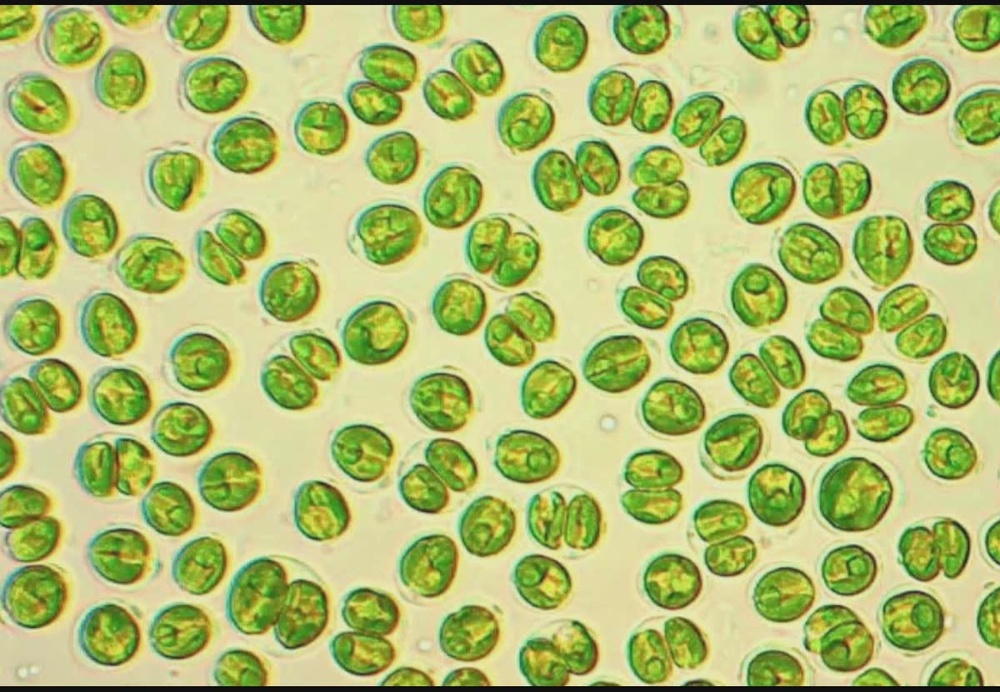
#> input picture AlgaePics/algae1.jpg, 1000 x 692 px, shrunk from 1200 x 830 before the run
$ python part1_5.py
#> lines starting #> are read from the running program, lines starting #| are printed output that depends on the picture; after the words box and inside, x2 and y2 are one past the last pixel; in counts of white or black regions, pixels touching at a corner belong together
import cv2
import numpy as np
print("Package Imported")

algae_list = ['algae1.jpg', 'algae2.jpg', 'algae3.jpg', 'algae4.jpg']

for i, img in enumerate(algae_list):
    algae = cv2.imread("AlgaePics/"+img)
#> algae is the input picture: shape (692, 1000, 3); mean B, G, R 111.5, 188.4, 174.9

    #gray scale------------------------------------
    algae_gray = cv2.cvtColor(algae, cv2.COLOR_BGR2GRAY)
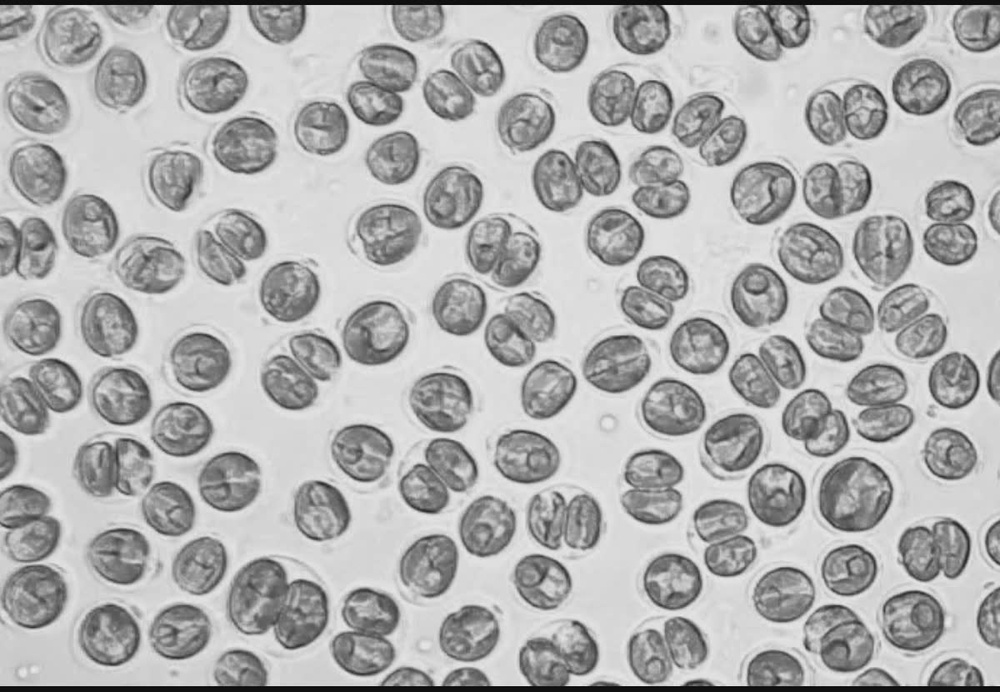
#> algae_gray: shape (692, 1000); min 6, max 239, mean 175.6
    cv2.imwrite("GrayScale/algae"+str(i+1)+"_gray.png",algae_gray)
    #binary------------------------------------
    ret,thresh = cv2.threshold(algae_gray,127,255,cv2.THRESH_BINARY)
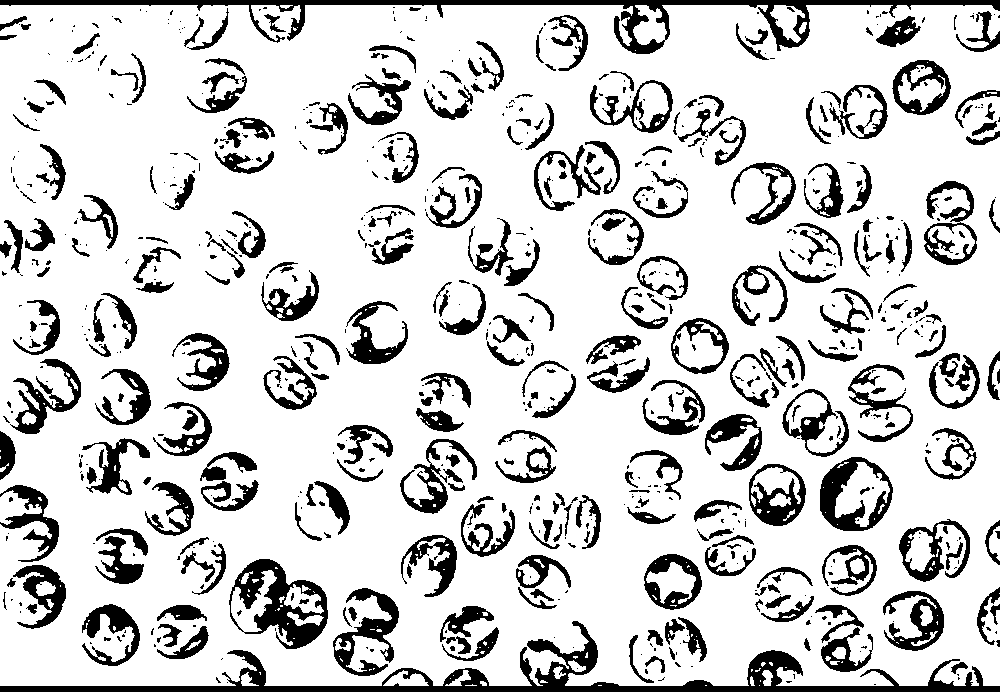
#> thresh: shape (692, 1000); 81.8% white; 782 black regions (447 under 20 px), largest, box (x1, y1, x2, y2) and area: (0, 621, 1000, 692) 10999, (0, 0, 1000, 54) 7696, (229, 559, 328, 649) 3705
    cv2.imwrite("Binary/algae"+str(i+1)+"_binary.png", thresh)
    #Adaptive Thresholding-----------------------------
    th = cv2.adaptiveThreshold(algae_gray,255,cv2.ADAPTIVE_THRESH_MEAN_C,\
                cv2.THRESH_BINARY,11,2)
#> th: shape (692, 1000); 65.9% white; 2892 black regions (2091 under 20 px), largest, box (x1, y1, x2, y2) and area: (0, 0, 1000, 61) 8535, (0, 658, 1000, 692) 6434, (226, 558, 329, 650) 3594
    cv2.imwrite("AdaptiveThresholding/algae"+str(i+1)+"_at.png", th)
    #Adaptive Gaussian Thresholding------------------------------
    agt = cv2.adaptiveThreshold(algae_gray,255,cv2.ADAPTIVE_THRESH_GAUSSIAN_C,\
                cv2.THRESH_BINARY,11,2)
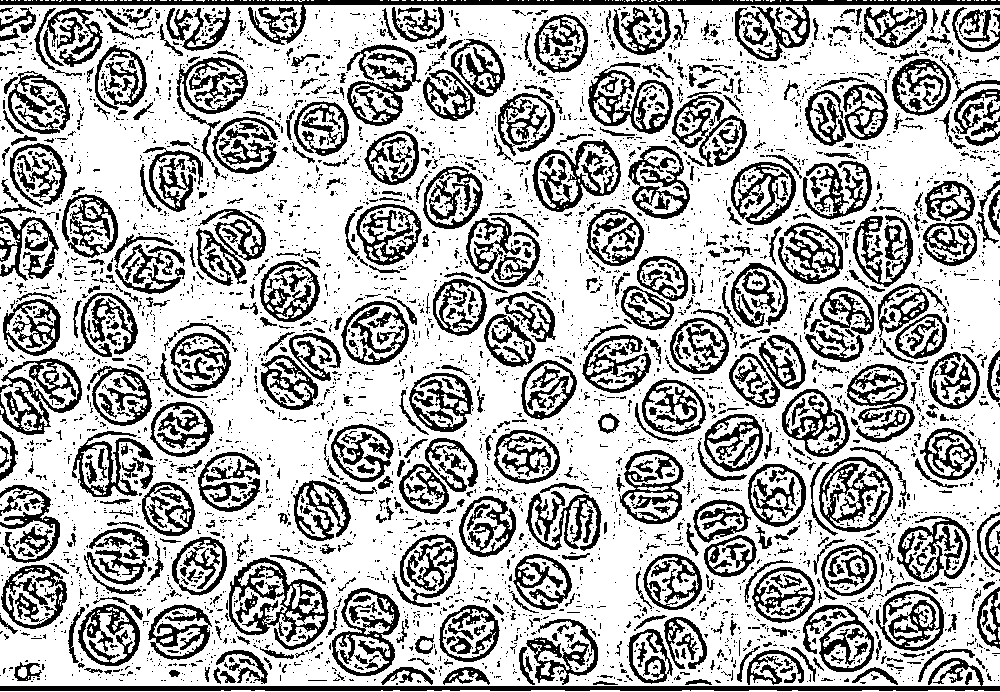
#> agt: shape (692, 1000); 69.3% white; 4738 black regions (3962 under 20 px), largest, box (x1, y1, x2, y2) and area: (0, 0, 1000, 61) 7775, (0, 658, 1000, 691) 5230, (229, 557, 329, 650) 3045
    cv2.imwrite("AdaptiveGausThres/algae"+str(i+1)+"_agt.png", agt)
    #erosion--------------------------------------------
    kernel = np.ones((5,5),np.uint8)
    e = cv2.erode(thresh,kernel,iterations = 1)
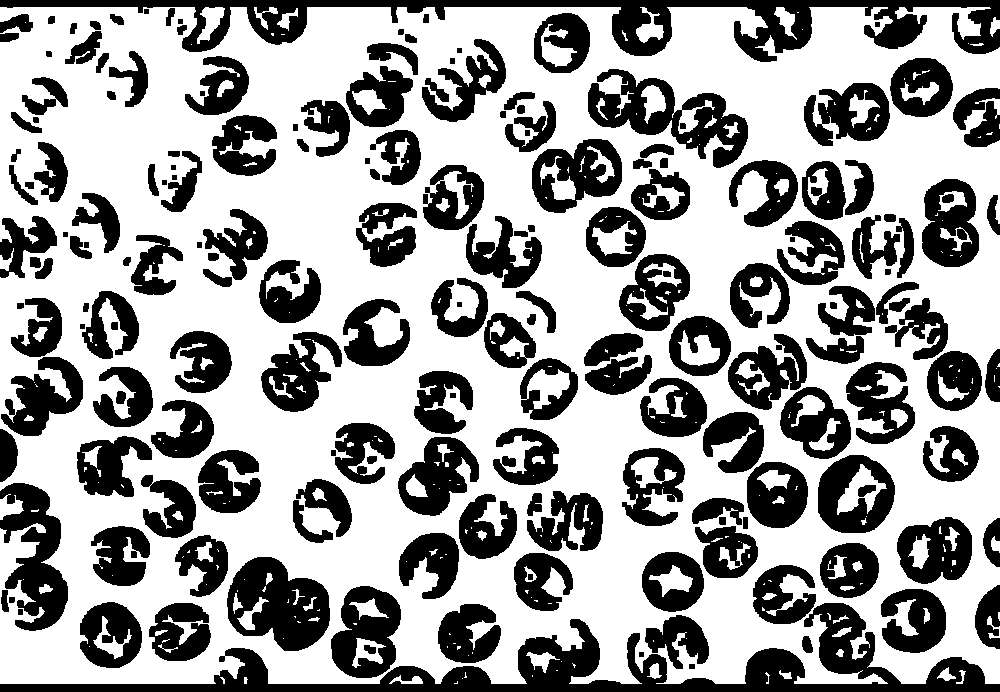
#> e: shape (692, 1000); 62.2% white; 187 black regions, largest, box (x1, y1, x2, y2) and area: (0, 603, 1000, 692) 20734, (0, 0, 1000, 62) 17242, (227, 557, 330, 651) 6237
    cv2.imwrite("Erosion/algae"+str(i+1)+"_erosion.png", e)
    #Dilation-------------------------------------------------
    d = cv2.dilate(thresh,kernel,iterations = 1)
#> d: shape (692, 1000); 96.3% white; 604 black regions (436 under 20 px), largest, box (x1, y1, x2, y2) and area: (0, 672, 1000, 692) 4453, (0, 0, 1000, 11) 3135, (822, 459, 860, 529) 869
    cv2.imwrite("Dilation/algae"+str(i+1)+"_dilation.png", d)
    #Opening--------------------------------------------------
    opening = cv2.morphologyEx(thresh, cv2.MORPH_OPEN, kernel)
#> opening: shape (692, 1000); 78.7% white; 371 black regions (181 under 20 px), largest, box (x1, y1, x2, y2) and area: (0, 621, 1000, 692) 12277, (0, 0, 1000, 60) 10006, (229, 559, 328, 649) 4273
    cv2.imwrite("Opening/algae"+str(i+1)+"_opening.png", opening)
    #closing----------------------------------------------------
    closing = cv2.morphologyEx(thresh, cv2.MORPH_CLOSE, kernel)
#> closing: shape (692, 1000); 89.9% white; 412 black regions (1 under 20 px), largest, box (x1, y1, x2, y2) and area: (0, 650, 1000, 692) 7400, (0, 0, 1000, 13) 5269, (235, 559, 327, 648) 2667
    cv2.imwrite("Closing/algae"+str(i+1)+"_closing.png", closing)
    #Morphological Gradient------------------------------------------------
    gradient = cv2.morphologyEx(thresh, cv2.MORPH_GRADIENT, kernel)
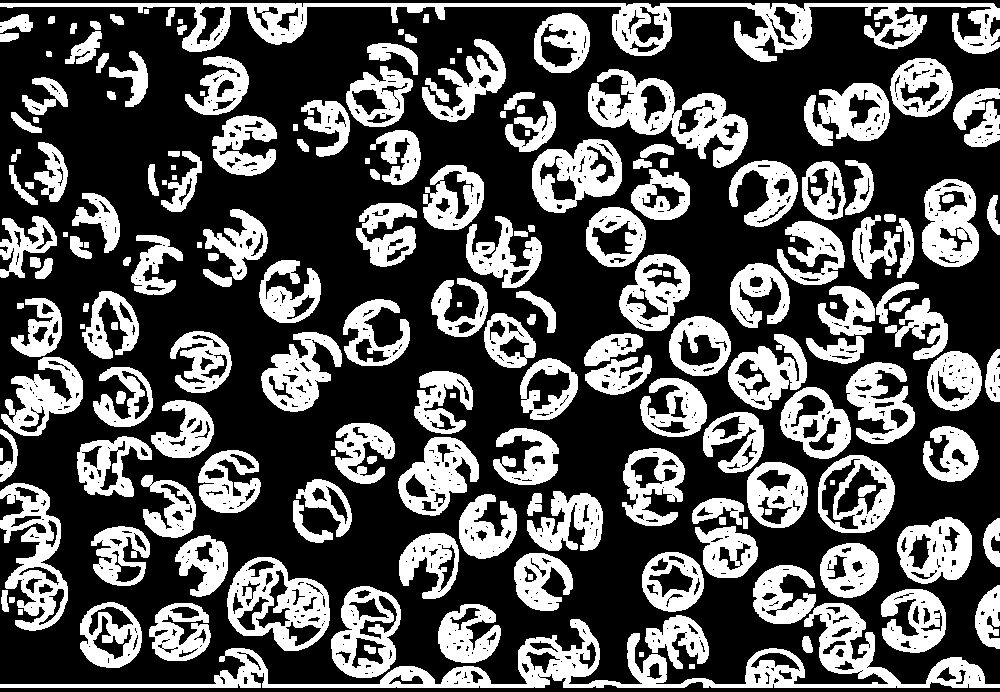
#> gradient: shape (692, 1000); 34.1% white; 190 white regions, largest, box (x1, y1, x2, y2) and area: (0, 603, 1000, 688) 15074, (0, 3, 1000, 62) 13407, (588, 69, 748, 168) 6069
    cv2.imwrite("MorphGradient/algae"+str(i+1)+"_mg.png",gradient)
    #top hat ---------------------------------------------------------------
    tophat = cv2.morphologyEx(thresh, cv2.MORPH_TOPHAT, kernel)
#> tophat: shape (692, 1000); 3.1% white in thin lines or dots
    cv2.imwrite("TopHat/algae"+str(i+1)+"_th.png",tophat)
    #black hat ---------------------------------------------------------------
    blackhat = cv2.morphologyEx(thresh, cv2.MORPH_BLACKHAT, kernel)
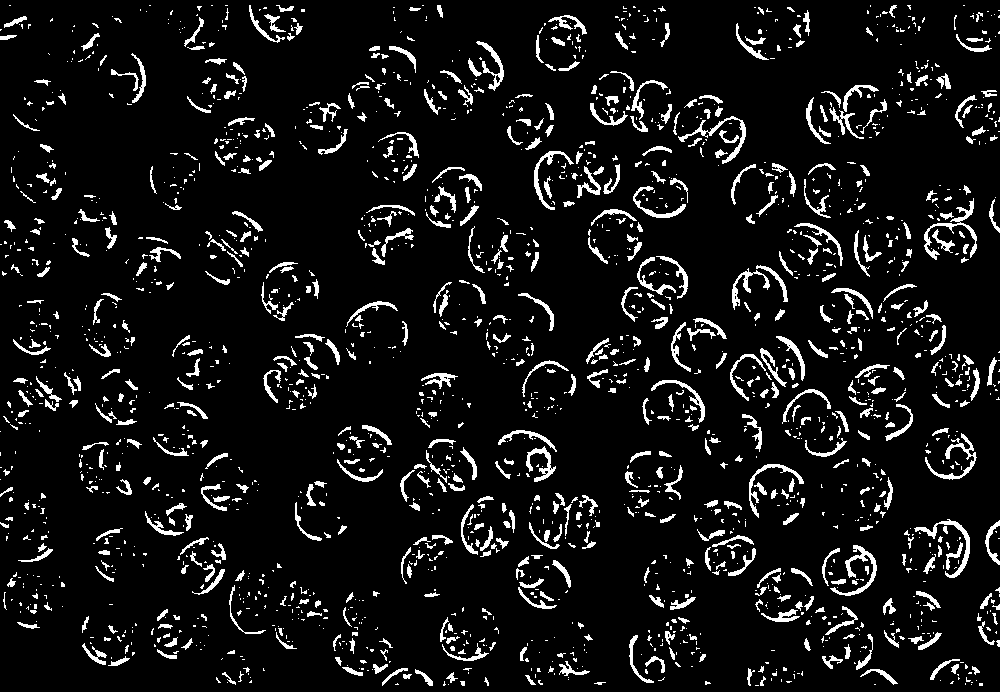
#> blackhat: shape (692, 1000); 8.1% white; 2080 white regions (1402 under 20 px), largest, box (x1, y1, x2, y2) and area: (924, 198, 977, 260) 562, (830, 545, 877, 596) 526, (914, 519, 970, 578) 511
    cv2.imwrite("BlackHat/algae"+str(i+1)+"_bh.png", blackhat)
#> pass 2 of the loop `for i, img in enumerate(algae_list):`:
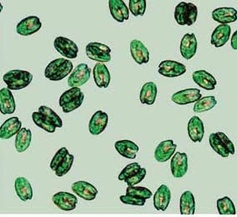
#> input picture AlgaePics/algae2.jpg, 237 x 217 px, shrunk from 284 x 260 before the run
#> algae is the input picture: shape (217, 237, 3); mean B, G, R 161.7, 186.2, 161.6
#> algae_gray: shape (217, 237)
#> `ret,thresh = cv2.threshold(algae_gray,127,255,cv2.THRESH_BINARY)`:
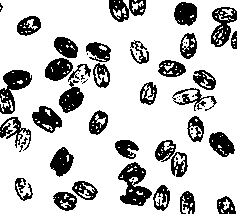
#> thresh: shape (217, 237); 78.6% white; 53 black regions (18 under 20 px), largest, box (x1, y1, x2, y2) and area: (118, 162, 152, 206) 779, (0, 70, 32, 114) 671, (211, 7, 237, 47) 528
#> th: shape (217, 237); 77.5% white; 384 black regions (346 under 20 px), largest, box (x1, y1, x2, y2) and area: (118, 162, 152, 206) 636, (59, 63, 91, 113) 574, (0, 70, 33, 115) 573
#> agt: shape (217, 237); 77.9% white; black in thin lines or dots
#> e: shape (217, 237); 59.3% white; 22 black regions, largest, box (x1, y1, x2, y2) and area: (30, 35, 113, 135) 4170, (113, 138, 172, 213) 2291, (0, 68, 34, 154) 1972
#> d: shape (217, 237); 97.4% white; 50 black regions (37 under 20 px), largest, box (x1, y1, x2, y2) and area: (176, 5, 195, 23) 163, (53, 152, 69, 174) 145, (6, 72, 28, 88) 131
#> opening: shape (217, 237); 72.1% white; 23 black regions (1 under 20 px), largest, box (x1, y1, x2, y2) and area: (45, 37, 111, 113) 2480, (115, 140, 170, 211) 1595, (0, 70, 32, 152) 1454
#> closing: shape (217, 237); 91.3% white; 35 black regions, largest, box (x1, y1, x2, y2) and area: (4, 70, 30, 90) 370, (51, 150, 71, 176) 367, (174, 3, 197, 25) 359
#> gradient: shape (217, 237); 38.1% white; 22 white regions, largest, box (x1, y1, x2, y2) and area: (30, 35, 113, 135) 3655, (113, 138, 172, 213) 2108, (0, 68, 34, 154) 1833
#> tophat: shape (217, 237); 6.5% white in thin lines or dots
#> `blackhat = cv2.morphologyEx(thresh, cv2.MORPH_BLACKHAT, kernel)`:
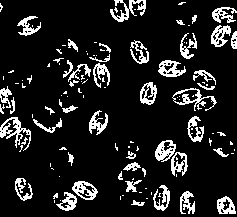
#> blackhat: shape (217, 237); 12.7% white in thin lines or dots
#> pass 3 of the loop `for i, img in enumerate(algae_list):`:
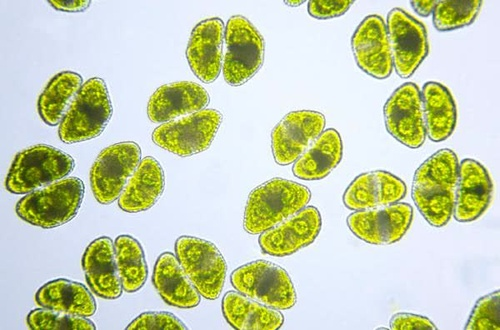
#> input picture AlgaePics/algae3.jpg, 500 x 330 px, shrunk from 600 x 396 before the run
#> algae is the input picture: shape (330, 500, 3); mean B, G, R 172.8, 209.2, 198.4
#> algae_gray: shape (330, 500)
#> `ret,thresh = cv2.threshold(algae_gray,127,255,cv2.THRESH_BINARY)`:
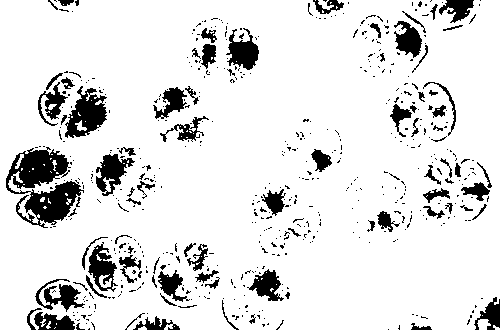
#> thresh: shape (330, 500); 88.4% white; 566 black regions (481 under 20 px), largest, box (x1, y1, x2, y2) and area: (6, 147, 84, 228) 3155, (65, 86, 107, 138) 1190, (96, 154, 135, 196) 783
#> th: shape (330, 500); 74.6% white; 1065 black regions (980 under 20 px), largest, box (x1, y1, x2, y2) and area: (185, 14, 265, 87) 2558, (37, 70, 113, 144) 2381, (411, 148, 493, 228) 2340
#> agt: shape (330, 500); 75.8% white; black in thin lines or dots
#> e: shape (330, 500); 70.6% white; 66 black regions (1 under 20 px), largest, box (x1, y1, x2, y2) and area: (25, 233, 222, 330) 9475, (4, 144, 86, 230) 5166, (36, 69, 112, 144) 3804
#> d: shape (330, 500); 97% white; 55 black regions (29 under 20 px), largest, box (x1, y1, x2, y2) and area: (27, 184, 77, 220) 666, (21, 152, 53, 186) 608, (78, 101, 103, 129) 411
#> opening: shape (330, 500); 83.9% white; 239 black regions (186 under 20 px), largest, box (x1, y1, x2, y2) and area: (6, 146, 84, 228) 4217, (27, 235, 148, 330) 4050, (38, 71, 110, 142) 2716
#> closing: shape (330, 500); 93.9% white; 47 black regions (1 under 20 px), largest, box (x1, y1, x2, y2) and area: (19, 150, 68, 188) 1210, (25, 182, 79, 222) 1166, (68, 99, 105, 136) 907
#> gradient: shape (330, 500); 26.3% white; 68 white regions (1 under 20 px), largest, box (x1, y1, x2, y2) and area: (25, 233, 222, 330) 8789, (4, 144, 86, 230) 3716, (418, 147, 494, 228) 3332
#> tophat: shape (330, 500); 4.5% white in thin lines or dots
#> `blackhat = cv2.morphologyEx(thresh, cv2.MORPH_BLACKHAT, kernel)`:
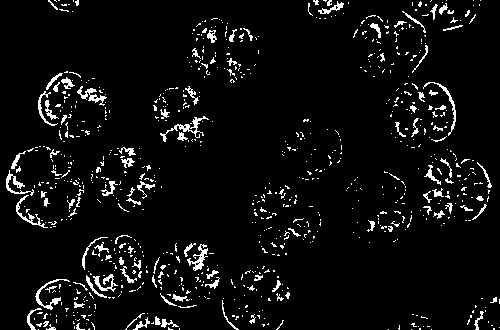
#> blackhat: shape (330, 500); 5.5% white in thin lines or dots
#> the loop made 4 passes; the first 3 are shown
